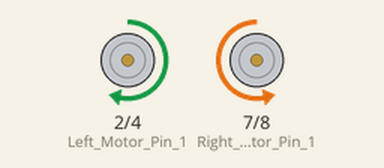
Recording of a sketch running on a simulated Arduino Uno, built with avr-gcc and run on an emulated ATmega328P. On the bench: motor-driver pin pairs drawn as motors (green arrow = first pin HIGH = forward, orange = second pin HIGH = backward, longer = more drive, scaled by the enable pin).

Above: at 0.2 s.
At 4.4 s:
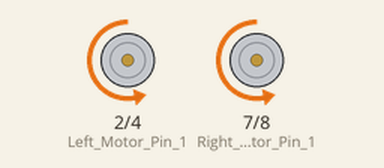
At 6.1 s:
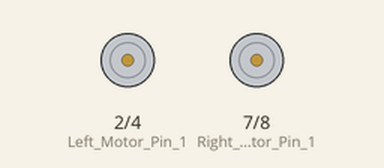
Timing chart, 0 to 8.7 s (numbered marks = the images above):
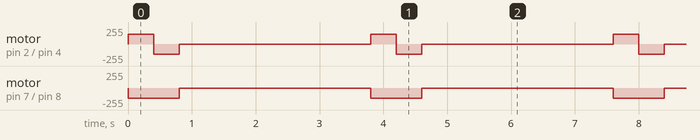

The sketch:

right.ino
```cpp
int lPin1 = 2;
int lPin2 = 4;
int rPin1 = 7;
int rPin2 = 8;
void setup()
{

 pinMode(2,OUTPUT); //Left Motor Pin 1
 pinMode(4,OUTPUT); //Left Motor Pin 2
 pinMode(7,OUTPUT); //Right Motor Pin 1
 pinMode(8,OUTPUT);  //Right Motor Pin 2
 pinMode(9,OUTPUT);  //Left PWM pin
 pinMode(10,OUTPUT);  //Right PWM pin
 Serial.begin(9600); //Enable Serial Communications

}

void loop()
{
  right();
  halt();
  delay(3000);
}

void right()
{
  digitalWrite(2,HIGH);
  digitalWrite(4,LOW);
  digitalWrite(7,LOW);
  digitalWrite(8,HIGH);
  analogWrite(9,150);
  analogWrite(10,150);
  delay(400);
  digitalWrite(2,LOW);
  digitalWrite(4,HIGH);
  digitalWrite(7,LOW);
  digitalWrite(8,HIGH);
  analogWrite(9,150);
  analogWrite(10,150);
  delay(400);
}

void halt()
{
  digitalWrite(2,LOW);
  digitalWrite(4,LOW);
  digitalWrite(7,LOW);
  digitalWrite(8,LOW);
}
```

Measured:
- by itself, motor on pin 7 (Right_Motor_Pin_1) / pin 8 (Right_Motor_Pin_2): alternates backward 150/255 for 0.80 s and stopped for 3.0 s
- by itself, motor on pin 2 (Left_Motor_Pin_1) / pin 4 (Left_Motor_Pin_2): repeats every 3.8 s: backward 150/255 0.40 s, stopped 3.0 s, forward 150/255 0.40 s
